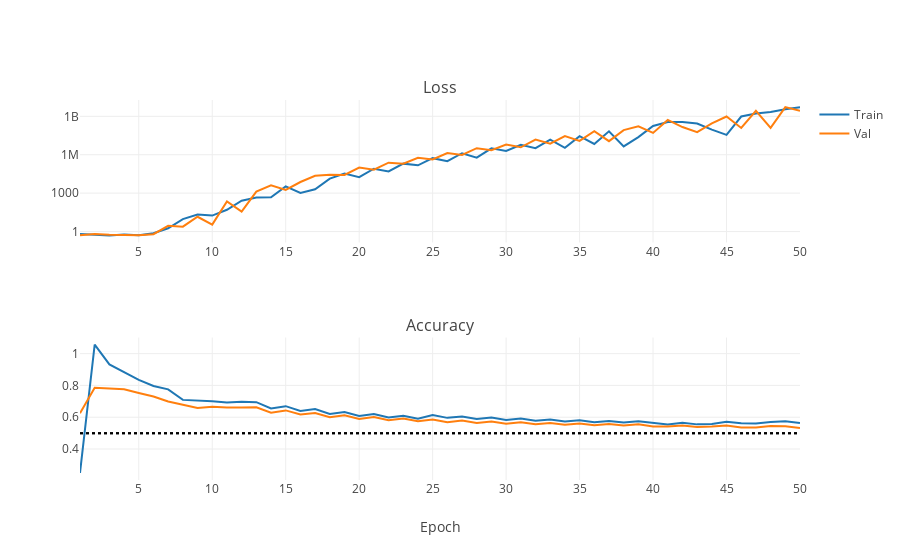

Notebook cell for this chart:
### Markdown cell above
That doesn't look so well either. The first peak of 100% accuracy is probably overfitting -- the network memorized the images before the shuffle seed changed and drew another batch. After that initial peak, the accuracy quickly degraded towards a coin toss.

We know that overfitting can be helped by using dropout. Let's turn it in in our network. The original AlexNet paper used dropout of 0.5 before each of the two dense layers. Let's reproduce this approach here.

### Code cell
iplot(plot_training_stats("/DATA/Dropbox/LOOTRPV/Personal_programming/MachineLearning/Tutorials/ImageRecognition/NNs/AlexNet_logs/2_dropout.log"))
